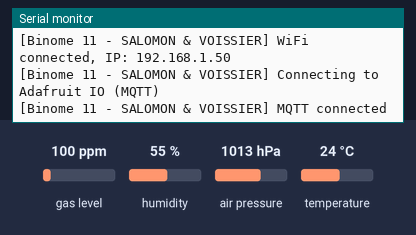
A program run on a simulated ESP32. On the bench: the last lines printed to the serial monitor. The inputs (shaded band) are chosen by the test bench; at power-on: humidity 55 %, temperature 24 °C, gas level 100 ppm, air pressure 1013 hPa. WiFi joins after 1.5 s; servers stay silent unless stated; no MQTT or app messages arrive unless stated.

Above: at 3.7 s.
3.8 s: humidity set to 22 %
At 11.4 s:
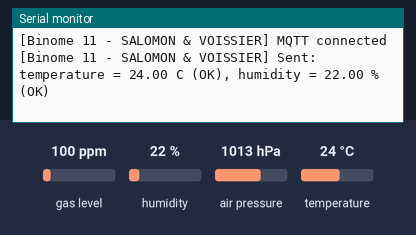
17.0 s: temperature set to 12 °C
At 21.3 s:
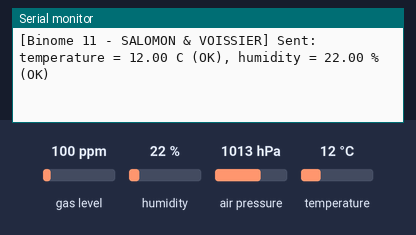
30.2 s: humidity set to 40 %
At 31.4 s:
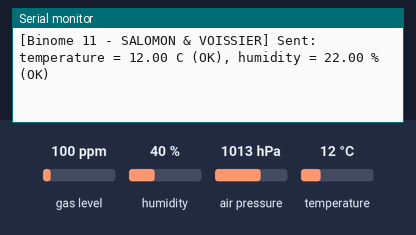

Measured:
- after the input at 3.8 s, the serial monitor: prints a new line after 6.4 s (image 1)
- after the input at 17.0 s, the serial monitor: prints a new line after 3.2 s (image 2)

The program:

main.cpp
```cpp
#include <Arduino.h>
#include <Wire.h>
#include <WiFi.h>
#include <Adafruit_Sensor.h>
#include "Adafruit_BME680.h"
#include "Adafruit_MQTT.h"
#include "Adafruit_MQTT_Client.h"
#include "secrets.h"

#define PREFIX "[Binome 11 - SALOMON & VOISSIER] "

#define AIO_SERVER "io.adafruit.com"
#define AIO_PORT   1883  // MQTT non chiffre

WiFiClient client;
Adafruit_MQTT_Client mqtt(&client, AIO_SERVER, AIO_PORT, IO_USERNAME, IO_KEY);

// Un "topic" MQTT par feed : <username>/feeds/<nom_du_feed>
Adafruit_MQTT_Publish tempFeed(&mqtt, IO_USERNAME "/feeds/temperature");
Adafruit_MQTT_Publish humFeed(&mqtt, IO_USERNAME "/feeds/humidity");

Adafruit_BME680 bme;

const unsigned long PERIOD_MS = 10000;  // 2 valeurs / 10 s = 12 / min
unsigned long lastSend = 0;

void connectWiFi() {
    Serial.printf(PREFIX "Connecting to %s\n", WIFI_SSID);
    WiFi.mode(WIFI_STA);
    WiFi.begin(WIFI_SSID, WIFI_PASSWORD);
    while (WiFi.status() != WL_CONNECTED) {
        delay(500);
    }
    Serial.print(PREFIX "WiFi connected, IP: ");
    Serial.println(WiFi.localIP());
}

void connectMQTT() {
    if (mqtt.connected()) return;

    Serial.println(PREFIX "Connecting to Adafruit IO (MQTT)");
    int8_t ret;
    while ((ret = mqtt.connect()) != 0) {
        Serial.printf(PREFIX "MQTT error: %s, retry in 5 s\n", mqtt.connectErrorString(ret));
        mqtt.disconnect();
        delay(5000);
    }
    Serial.println(PREFIX "MQTT connected");
}

void setup() {
    Serial.begin(115200);
    delay(1000);

    if (!bme.begin()) {  // bme.begin(0x76) si besoin
        Serial.println(PREFIX "BME680 not found");
        while (1);
    }
    bme.setTemperatureOversampling(BME680_OS_8X);
    bme.setHumidityOversampling(BME680_OS_2X);
    bme.setPressureOversampling(BME680_OS_4X);
    bme.setIIRFilterSize(BME680_FILTER_SIZE_3);
    bme.setGasHeater(320, 150);

    connectWiFi();
}

void loop() {
    if (WiFi.status() != WL_CONNECTED) connectWiFi();
    connectMQTT();  // reconnecte si la connexion au broker est tombee

    if (millis() - lastSend < PERIOD_MS) return;
    lastSend = millis();

    if (!bme.performReading()) {
        Serial.println(PREFIX "BME680 reading failed");
        return;
    }

    bool okT = tempFeed.publish(bme.temperature);
    bool okH = humFeed.publish(bme.humidity);

    Serial.printf(PREFIX "Sent: temperature = %.2f C (%s), humidity = %.2f %% (%s)\n",
                  bme.temperature, okT ? "OK" : "FAIL",
                  bme.humidity,    okH ? "OK" : "FAIL");
}
```

secrets.example.h
```cpp
// Copier ce fichier en secrets.h (ignoré par git) et remplir les valeurs.
#pragma once

#define WIFI_SSID     "nom_du_wifi"
#define WIFI_PASSWORD "mot_de_passe_wifi"
#define IO_USERNAME   "utilisateur_adafruit_io"
#define IO_KEY        "cle_aio_adafruit_io"
```
